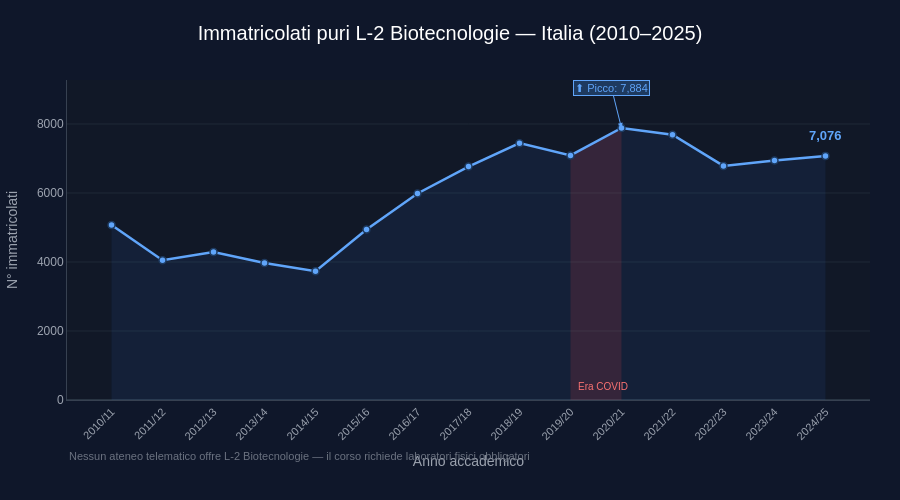

The cell this chart's notebook holds for it:
### Code cell
# ── G1 — Immatricolati puri L-2 Biotecnologie — Italia (2010–2025) ────────

imm_naz = imm_l2.groupby('AnnoA')['Imm'].sum().reset_index()
imm_naz = imm_naz[imm_naz['AnnoA'].str[:4].astype(int) >= 2010].copy()
imm_naz['anno_short'] = imm_naz['AnnoA'].str[:4] + '/' + imm_naz['AnnoA'].str[7:9]
imm_naz['delta'] = imm_naz['Imm'].pct_change() * 100
imm_naz = imm_naz.reset_index(drop=True)

y_2019 = imm_naz[imm_naz['anno_short'] == '2019/20']['Imm'].values[0]
y_2020 = imm_naz[imm_naz['anno_short'] == '2020/21']['Imm'].values[0]

fig1 = go.Figure()

# Area blu sotto tutta la linea
fig1.add_trace(go.Scatter(
    x=imm_naz['anno_short'], y=imm_naz['Imm'],
    mode='none', fill='tozeroy',
    fillcolor='rgba(59,130,246,0.08)',
    showlegend=False, hoverinfo='skip'
))

# Banda rossa COVID solo sotto i punti
fig1.add_trace(go.Scatter(
    x=['2019/20', '2020/21', '2020/21', '2019/20'],
    y=[y_2019, y_2020, 0, 0],
    fill='toself',
    fillcolor='rgba(239,68,68,0.15)',
    line=dict(color='rgba(0,0,0,0)'),
    showlegend=False, hoverinfo='skip'
))

# Linea principale
fig1.add_trace(go.Scatter(
    x=imm_naz['anno_short'], y=imm_naz['Imm'],
    mode='lines+markers',
    line=dict(color='#60A5FA', width=2.5),
    marker=dict(size=7, color='#60A5FA',
                line=dict(color='#1E3A5F', width=1.5)),
    customdata=imm_naz[['delta']].round(1),
    hovertemplate=(
        '<b>%{x}</b><br>'
        'Immatricolati: <b>%{y:,}</b><br>'
        'Variazione: %{customdata[0]:+.1f}%'
        '<extra></extra>'
    ),
    showlegend=False
))

# Annotazione picco
idx_max = imm_naz['Imm'].idxmax()
fig1.add_annotation(
    x=imm_naz.loc[idx_max, 'anno_short'],
    y=imm_naz.loc[idx_max, 'Imm'],
    text=f"⬆ Picco: {imm_naz.loc[idx_max, 'Imm']:,}",
    showarrow=True, arrowhead=2,
    arrowcolor='#60A5FA',
    font=dict(size=11, color='#60A5FA'),
    bgcolor='#1E3A5F',
    bordercolor='#60A5FA', borderwidth=1,
    ay=-40
)

# Annotazione ultimo anno
ultimo = imm_naz.iloc[-1]
fig1.add_annotation(
    x=ultimo['anno_short'], y=ultimo['Imm'],
    text=f"<b>{int(ultimo['Imm']):,}</b>",
    showarrow=False,
    font=dict(size=13, color='#60A5FA'),
    yshift=20
)

# Label Era COVID
fig1.add_annotation(
    x='2019/20', y=400,
    text='Era COVID',
    showarrow=False,
    font=dict(size=10, color='#F87171'),
    xanchor='left', xshift=6
)

# Nota telematici
fig1.add_annotation(
    x=0.0, y=-0.20,
    xref='paper', yref='paper',
    text='Nessun ateneo telematico offre L-2 Biotecnologie — il corso richiede laboratori fisici obbligatori',
    showarrow=False,
    font=dict(size=11, color='#6B7280'),
    align='left'
)

fig1.update_layout(
    title=dict(
        text='Immatricolati puri L-2 Biotecnologie — Italia (2010–2025)',
        font=dict(size=20, color='white', family='Arial'),
        x=0.5, xanchor='center'
    ),
    xaxis=dict(
        title=dict(text='Anno accademico', font=dict(color='#9CA3AF')),
        tickangle=-45,
        showgrid=False,
        tickfont=dict(size=11, color='#9CA3AF'),
        linecolor='#374151',
    ),
    yaxis=dict(
        title=dict(text='N° immatricolati', font=dict(color='#9CA3AF')),
        gridcolor='#1F2937',
        tickfont=dict(color='#9CA3AF'),
        linecolor='#374151',
        rangemode='tozero'
    ),
    template='plotly_dark',
    height=500,
    margin=dict(t=80, b=100, l=60, r=30),
    font=dict(family='Arial', size=12),
    plot_bgcolor='#111827',
    paper_bgcolor='#0F172A',
)

fig1.show()

### Figure 1 — Plotly figure (JSON) as saved in the notebook; plotly's stock layout.template omitted (floating-point values rounded to 4 significant figures)
{"data": [{"fill": "tozeroy", "fillcolor": "rgba(59,130,246,0.08)", "hoverinfo": "skip", "mode": "none", "showlegend": false, "type": "scatter", "x": ["2010/11", "2011/12", "2012/13", "2013/14", "2014/15", "2015/16", "2016/17", "2017/18", "2018/19", "2019/20", "2020/21", "2021/22", "2022/23", "2023/24", "2024/25"], "y": [5070, 4049, 4289, 3969, 3733, 4939, 5987, 6767, 7445, 7089, 7884, 7688, 6785, 6944, 7076]}, {"fill": "toself", "fillcolor": "rgba(239,68,68,0.15)", "hoverinfo": "skip", "line": {"color": "rgba(0,0,0,0)"}, "showlegend": false, "type": "scatter", "x": ["2019/20", "2020/21", "2020/21", "2019/20"], "y": [7089, 7884, 0, 0]}, {"customdata": [[NaN], [-20.1], [5.9], [-7.5], [-5.9], [32.3], [21.2], [13.0], [10.0], [-4.8], [11.2], [-2.5], [-11.7], [2.3], [1.9]], "hovertemplate": "<b>%{x}</b><br>Immatricolati: <b>%{y:,}</b><br>Variazione: %{customdata[0]:+.1f}%<extra></extra>", "line": {"color": "#60A5FA", "width": 2.5}, "marker": {"color": "#60A5FA", "line": {"color": "#1E3A5F", "width": 1.5}, "size": 7}, "mode": "lines+markers", "showlegend": false, "type": "scatter", "x": ["2010/11", "2011/12", "2012/13", "2013/14", "2014/15", "2015/16", "2016/17", "2017/18", "2018/19", "2019/20", "2020/21", "2021/22", "2022/23", "2023/24", "2024/25"], "y": [5070, 4049, 4289, 3969, 3733, 4939, 5987, 6767, 7445, 7089, 7884, 7688, 6785, 6944, 7076]}], "layout": {"annotations": [{"arrowcolor": "#60A5FA", "arrowhead": 2, "ay": -40, "bgcolor": "#1E3A5F", "bordercolor": "#60A5FA", "borderwidth": 1, "font": {"color": "#60A5FA", "size": 11}, "showarrow": true, "text": "⬆ Picco: 7,884", "x": "2020/21", "y": 7884}, {"font": {"color": "#60A5FA", "size": 13}, "showarrow": false, "text": "<b>7,076</b>", "x": "2024/25", "y": 7076, "yshift": 20}, {"font": {"color": "#F87171", "size": 10}, "showarrow": false, "text": "Era COVID", "x": "2019/20", "xanchor": "left", "xshift": 6, "y": 400}, {"align": "left", "font": {"color": "#6B7280", "size": 11}, "showarrow": false, "text": "Nessun ateneo telematico offre L-2 Biotecnologie — il corso richiede laboratori fisici obbligatori", "x": 0, "xref": "paper", "y": -0.2, "yref": "paper"}], "font": {"family": "Arial", "size": 12}, "height": 500, "margin": {"b": 100, "l": 60, "r": 30, "t": 80}, "paper_bgcolor": "#0F172A", "plot_bgcolor": "#111827", "title": {"font": {"color": "white", "family": "Arial", "size": 20}, "text": "Immatricolati puri L-2 Biotecnologie — Italia (2010–2025)", "x": 0.5, "xanchor": "center"}, "xaxis": {"linecolor": "#374151", "showgrid": false, "tickangle": -45, "tickfont": {"color": "#9CA3AF", "size": 11}, "title": {"font": {"color": "#9CA3AF"}, "text": "Anno accademico"}}, "yaxis": {"gridcolor": "#1F2937", "linecolor": "#374151", "rangemode": "tozero", "tickfont": {"color": "#9CA3AF"}, "title": {"font": {"color": "#9CA3AF"}, "text": "N° immatricolati"}}}}
